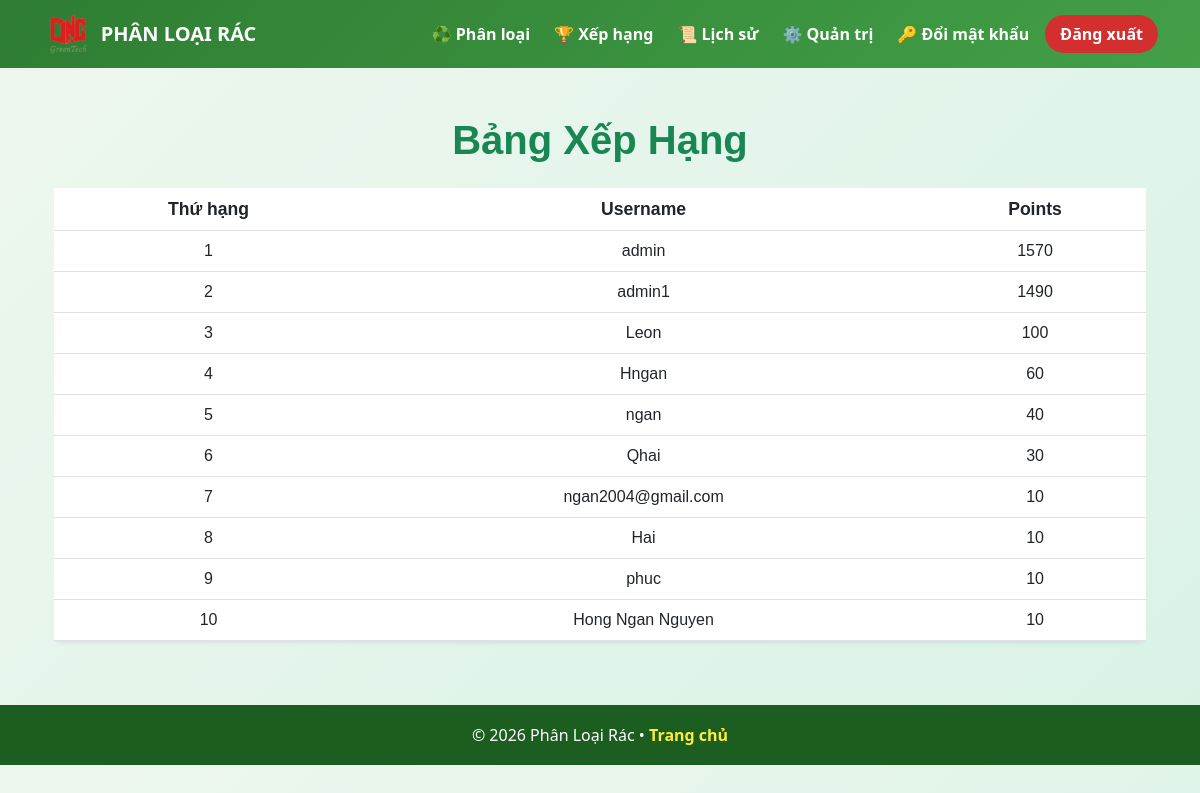
The page /leaderboard (signed in) on the database its author committed.
### app.py (models this page shows)
class User(db.Model):
    id = db.Column(db.Integer, primary_key=True)
    username = db.Column(db.String(150), nullable=False, unique=True)
    password = db.Column(db.String(255))
    points = db.Column(db.Integer, default=0)

### app.py (the view)
@app.route('/leaderboard')
def leaderboard():
    users = User.query.order_by(User.points.desc()).all()
    is_admin = 'user_id' in session and User.query.get(session['user_id']).username == "admin"
    return render_template('leaderboard.html', users=users, is_admin=is_admin)

### templates/leaderboard.html (shortened to what this page needs)
{% extends "base.html" %}
{% block content %}
<div class="container mt-5" style="font-family: 'Poppins', sans-serif;">
    <h1 class="text-center text-success mb-4" style="font-weight: 600;">Bảng Xếp Hạng</h1>
    <div class="table-responsive">
        <table class="table table-hover text-center shadow-sm" style="background-color: #f8f9fa; border-radius: 8px;">
            <thead class="bg-primary text-white" style="font-size: 1.1rem; font-weight: 600;">
                <tr>
                    <th>Thứ hạng</th>
                    <th>Username</th>
                    <th>Points</th>
                </tr>
            </thead>
            <tbody>
                {% for user in users %}
                <tr class="{% if loop.index == 1 %}top-1{% elif loop.index == 2 %}top-2{% elif loop.index == 3 %}top-3{% endif %}" style="transition: background-color 0.3s;">
                    <td>
                        {% if loop.index == 1 %}
                        <div class="medal gold">1</div>
                        {% elif loop.index == 2 %}
                        <div class="medal silver">2</div>
                        {% elif loop.index == 3 %}
                        <div class="medal bronze">3</div>
                        {% else %}
                        {{ loop.index }}
                        {% endif %}
                    </td>
                    <td>{{ user.username }}</td>
                    <td>{{ user.points }}</td>
                </tr>
                {% endfor %}
            </tbody>
        </table>
    </div>
</div>
{% endblock %}

### templates/base.html (style rules this page uses)
body { background: linear-gradient(135deg, #eef7ee, #d9f2e6); font-family: "Segoe UI", sans-serif; }

### rows shown on the page
User: shows "1", username "admin", points "1570"
User: shows "2", username "admin1", points "1490"
User: shows "3", username "Leon", points "100"
User: username "Hngan", points "60"
User: username "ngan", points "40"
User: username "Qhai", points "30"
User: username "ngan2004@gmail.com", points "10"
User: username "Hai", points "10"
User: username "phuc", points "10"
User: username "Hong Ngan Nguyen", points "10"
